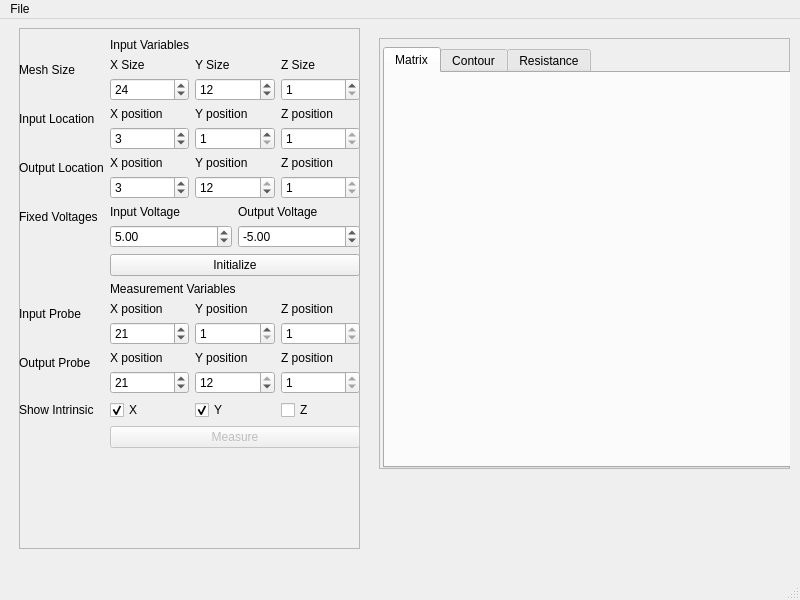
<?xml version="1.0" encoding="UTF-8"?>
<ui version="4.0">
 <class>MainWindow</class>
 <widget class="QMainWindow" name="MainWindow">
  <property name="geometry">
   <rect>
    <x>0</x>
    <y>0</y>
    <width>800</width>
    <height>600</height>
   </rect>
  </property>
  <property name="windowTitle">
   <string>MainWindow</string>
  </property>
  <widget class="QWidget" name="centralwidget">
   <widget class="QFrame" name="InputFrame">
    <property name="geometry">
     <rect>
      <x>19</x>
      <y>9</y>
      <width>341</width>
      <height>521</height>
     </rect>
    </property>
    <property name="frameShape">
     <enum>QFrame::StyledPanel</enum>
    </property>
    <property name="frameShadow">
     <enum>QFrame::Raised</enum>
    </property>
    <widget class="QWidget" name="formLayoutWidget">
     <property name="geometry">
      <rect>
       <x>0</x>
       <y>10</y>
       <width>341</width>
       <height>529</height>
      </rect>
     </property>
     <layout class="QFormLayout" name="formLayout">
      <item row="1" column="1">
       <widget class="QLabel" name="label_2">
        <property name="text">
         <string>Input Variables</string>
        </property>
       </widget>
      </item>
      <item row="2" column="0">
       <widget class="QLabel" name="MeshSizeLabel">
        <property name="text">
         <string>Mesh Size</string>
        </property>
       </widget>
      </item>
      <item row="2" column="1">
       <layout class="QVBoxLayout" name="verticalLayout_4">
        <item>
         <layout class="QHBoxLayout" name="horizontalLayout_8">
          <item>
           <widget class="QLabel" name="label_14">
            <property name="text">
             <string>X Size</string>
            </property>
           </widget>
          </item>
          <item>
           <widget class="QLabel" name="label_15">
            <property name="text">
             <string>Y Size</string>
            </property>
           </widget>
          </item>
          <item>
           <widget class="QLabel" name="label_16">
            <property name="text">
             <string>Z Size</string>
            </property>
           </widget>
          </item>
         </layout>
        </item>
        <item>
         <layout class="QHBoxLayout" name="horizontalLayout_9">
          <item>
           <widget class="QSpinBox" name="NxBox">
            <property name="minimum">
             <number>1</number>
            </property>
            <property name="value">
             <number>24</number>
            </property>
           </widget>
          </item>
          <item>
           <widget class="QSpinBox" name="NyBox">
            <property name="minimum">
             <number>1</number>
            </property>
            <property name="value">
             <number>12</number>
            </property>
           </widget>
          </item>
          <item>
           <widget class="QSpinBox" name="NzBox">
            <property name="minimum">
             <number>1</number>
            </property>
           </widget>
          </item>
         </layout>
        </item>
       </layout>
      </item>
      <item row="3" column="0">
       <widget class="QLabel" name="InputLocationLabel">
        <property name="text">
         <string>Input Location</string>
        </property>
       </widget>
      </item>
      <item row="3" column="1">
       <layout class="QVBoxLayout" name="verticalLayout">
        <item>
         <layout class="QHBoxLayout" name="horizontalLayout_3">
          <item>
           <widget class="QLabel" name="label_5">
            <property name="text">
             <string>X position</string>
            </property>
           </widget>
          </item>
          <item>
           <widget class="QLabel" name="label_7">
            <property name="text">
             <string>Y position</string>
            </property>
           </widget>
          </item>
          <item>
           <widget class="QLabel" name="label_6">
            <property name="text">
             <string>Z position</string>
            </property>
           </widget>
          </item>
         </layout>
        </item>
        <item>
         <layout class="QHBoxLayout" name="horizontalLayout_2">
          <item>
           <widget class="QSpinBox" name="IxBox">
            <property name="minimum">
             <number>1</number>
            </property>
            <property name="maximum">
             <number>24</number>
            </property>
            <property name="value">
             <number>3</number>
            </property>
           </widget>
          </item>
          <item>
           <widget class="QSpinBox" name="IyBox">
            <property name="minimum">
             <number>1</number>
            </property>
            <property name="maximum">
             <number>12</number>
            </property>
           </widget>
          </item>
          <item>
           <widget class="QSpinBox" name="IzBox">
            <property name="minimum">
             <number>1</number>
            </property>
            <property name="maximum">
             <number>1</number>
            </property>
           </widget>
          </item>
         </layout>
        </item>
       </layout>
      </item>
      <item row="4" column="0">
       <widget class="QLabel" name="OutputLocationLabel">
        <property name="text">
         <string>Output Location</string>
        </property>
       </widget>
      </item>
      <item row="4" column="1">
       <layout class="QVBoxLayout" name="verticalLayout_3">
        <item>
         <layout class="QHBoxLayout" name="horizontalLayout_6">
          <item>
           <widget class="QLabel" name="label_11">
            <property name="text">
             <string>X position</string>
            </property>
           </widget>
          </item>
          <item>
           <widget class="QLabel" name="label_12">
            <property name="text">
             <string>Y position</string>
            </property>
           </widget>
          </item>
          <item>
           <widget class="QLabel" name="label_13">
            <property name="text">
             <string>Z position</string>
            </property>
           </widget>
          </item>
         </layout>
        </item>
        <item>
         <layout class="QHBoxLayout" name="horizontalLayout_7">
          <item>
           <widget class="QSpinBox" name="OxBox">
            <property name="minimum">
             <number>1</number>
            </property>
            <property name="maximum">
             <number>24</number>
            </property>
            <property name="value">
             <number>3</number>
            </property>
           </widget>
          </item>
          <item>
           <widget class="QSpinBox" name="OyBox">
            <property name="minimum">
             <number>1</number>
            </property>
            <property name="maximum">
             <number>12</number>
            </property>
            <property name="value">
             <number>12</number>
            </property>
           </widget>
          </item>
          <item>
           <widget class="QSpinBox" name="OzBox">
            <property name="minimum">
             <number>1</number>
            </property>
            <property name="maximum">
             <number>1</number>
            </property>
           </widget>
          </item>
         </layout>
        </item>
       </layout>
      </item>
      <item row="5" column="0">
       <widget class="QLabel" name="FixedVLabel">
        <property name="text">
         <string>Fixed Voltages</string>
        </property>
       </widget>
      </item>
      <item row="5" column="1">
       <layout class="QVBoxLayout" name="verticalLayout_5">
        <item>
         <layout class="QHBoxLayout" name="horizontalLayout_10">
          <item>
           <widget class="QLabel" name="InputVLabel">
            <property name="text">
             <string>Input Voltage</string>
            </property>
           </widget>
          </item>
          <item>
           <widget class="QLabel" name="OutputVLabel">
            <property name="text">
             <string>Output Voltage</string>
            </property>
           </widget>
          </item>
         </layout>
        </item>
        <item>
         <layout class="QHBoxLayout" name="horizontalLayout_11">
          <item>
           <widget class="QDoubleSpinBox" name="IvBox">
            <property name="minimum">
             <double>-100.000000000000000</double>
            </property>
            <property name="maximum">
             <double>100.000000000000000</double>
            </property>
            <property name="value">
             <double>5.000000000000000</double>
            </property>
           </widget>
          </item>
          <item>
           <widget class="QDoubleSpinBox" name="OvBox">
            <property name="minimum">
             <double>-100.000000000000000</double>
            </property>
            <property name="maximum">
             <double>100.000000000000000</double>
            </property>
            <property name="value">
             <double>-5.000000000000000</double>
            </property>
           </widget>
          </item>
         </layout>
        </item>
       </layout>
      </item>
      <item row="6" column="1">
       <widget class="QPushButton" name="IntializeButton">
        <property name="text">
         <string>Initialize</string>
        </property>
       </widget>
      </item>
      <item row="7" column="1">
       <widget class="QLabel" name="label_3">
        <property name="text">
         <string>Measurement Variables</string>
        </property>
       </widget>
      </item>
      <item row="8" column="0">
       <widget class="QLabel" name="InputProbeLabel">
        <property name="text">
         <string>Input Probe</string>
        </property>
       </widget>
      </item>
      <item row="8" column="1">
       <layout class="QVBoxLayout" name="verticalLayout_9">
        <item>
         <layout class="QHBoxLayout" name="horizontalLayout_12">
          <item>
           <widget class="QLabel" name="label_17">
            <property name="text">
             <string>X position</string>
            </property>
           </widget>
          </item>
          <item>
           <widget class="QLabel" name="label_18">
            <property name="text">
             <string>Y position</string>
            </property>
           </widget>
          </item>
          <item>
           <widget class="QLabel" name="label_19">
            <property name="text">
             <string>Z position</string>
            </property>
           </widget>
          </item>
         </layout>
        </item>
        <item>
         <layout class="QHBoxLayout" name="horizontalLayout_13">
          <item>
           <widget class="QSpinBox" name="IPxBox">
            <property name="minimum">
             <number>1</number>
            </property>
            <property name="maximum">
             <number>24</number>
            </property>
            <property name="value">
             <number>21</number>
            </property>
           </widget>
          </item>
          <item>
           <widget class="QSpinBox" name="IPyBox">
            <property name="minimum">
             <number>1</number>
            </property>
            <property name="maximum">
             <number>12</number>
            </property>
           </widget>
          </item>
          <item>
           <widget class="QSpinBox" name="IPzBox">
            <property name="minimum">
             <number>1</number>
            </property>
            <property name="maximum">
             <number>1</number>
            </property>
           </widget>
          </item>
         </layout>
        </item>
       </layout>
      </item>
      <item row="9" column="0">
       <widget class="QLabel" name="OutputProbeLabel">
        <property name="text">
         <string>Output Probe</string>
        </property>
       </widget>
      </item>
      <item row="9" column="1">
       <layout class="QVBoxLayout" name="verticalLayout_10">
        <item>
         <layout class="QHBoxLayout" name="horizontalLayout_14">
          <item>
           <widget class="QLabel" name="label_20">
            <property name="text">
             <string>X position</string>
            </property>
           </widget>
          </item>
          <item>
           <widget class="QLabel" name="label_21">
            <property name="text">
             <string>Y position</string>
            </property>
           </widget>
          </item>
          <item>
           <widget class="QLabel" name="label_22">
            <property name="text">
             <string>Z position</string>
            </property>
           </widget>
          </item>
         </layout>
        </item>
        <item>
         <layout class="QHBoxLayout" name="horizontalLayout_15">
          <item>
           <widget class="QSpinBox" name="OPxBox">
            <property name="minimum">
             <number>1</number>
            </property>
            <property name="maximum">
             <number>24</number>
            </property>
            <property name="value">
             <number>21</number>
            </property>
           </widget>
          </item>
          <item>
           <widget class="QSpinBox" name="OPyBox">
            <property name="minimum">
             <number>1</number>
            </property>
            <property name="maximum">
             <number>12</number>
            </property>
            <property name="value">
             <number>12</number>
            </property>
           </widget>
          </item>
          <item>
           <widget class="QSpinBox" name="OPzBox">
            <property name="minimum">
             <number>1</number>
            </property>
            <property name="maximum">
             <number>1</number>
            </property>
           </widget>
          </item>
         </layout>
        </item>
       </layout>
      </item>
      <item row="11" column="1">
       <widget class="QPushButton" name="MeasureButton">
        <property name="enabled">
         <bool>false</bool>
        </property>
        <property name="text">
         <string>Measure</string>
        </property>
       </widget>
      </item>
      <item row="10" column="1">
       <layout class="QHBoxLayout" name="horizontalLayout_16">
        <item>
         <widget class="QCheckBox" name="CheckX">
          <property name="text">
           <string>X</string>
          </property>
          <property name="checked">
           <bool>true</bool>
          </property>
         </widget>
        </item>
        <item>
         <widget class="QCheckBox" name="CheckY">
          <property name="text">
           <string>Y</string>
          </property>
          <property name="checked">
           <bool>true</bool>
          </property>
         </widget>
        </item>
        <item>
         <widget class="QCheckBox" name="CheckZ">
          <property name="text">
           <string>Z</string>
          </property>
          <property name="checked">
           <bool>false</bool>
          </property>
         </widget>
        </item>
       </layout>
      </item>
      <item row="10" column="0">
       <widget class="QLabel" name="label">
        <property name="text">
         <string>Show Intrinsic</string>
        </property>
       </widget>
      </item>
     </layout>
    </widget>
   </widget>
   <widget class="QFrame" name="OutputFrame">
    <property name="geometry">
     <rect>
      <x>379</x>
      <y>19</y>
      <width>411</width>
      <height>431</height>
     </rect>
    </property>
    <property name="frameShape">
     <enum>QFrame::StyledPanel</enum>
    </property>
    <property name="frameShadow">
     <enum>QFrame::Raised</enum>
    </property>
    <widget class="QTabWidget" name="TabWidget">
     <property name="geometry">
      <rect>
       <x>4</x>
       <y>9</y>
       <width>411</width>
       <height>421</height>
      </rect>
     </property>
     <property name="toolTip">
      <string>&lt;html&gt;&lt;head/&gt;&lt;body&gt;&lt;p&gt;Matrix&lt;/p&gt;&lt;/body&gt;&lt;/html&gt;</string>
     </property>
     <property name="currentIndex">
      <number>0</number>
     </property>
     <widget class="QWidget" name="MatrixTab">
      <attribute name="title">
       <string>Matrix</string>
      </attribute>
      <widget class="QWidget" name="verticalLayoutWidget_2">
       <property name="geometry">
        <rect>
         <x>10</x>
         <y>10</y>
         <width>391</width>
         <height>381</height>
        </rect>
       </property>
       <layout class="QVBoxLayout" name="MatrixLayout"/>
      </widget>
     </widget>
     <widget class="QWidget" name="ContourTab">
      <attribute name="title">
       <string>Contour</string>
      </attribute>
      <widget class="QWidget" name="verticalLayoutWidget">
       <property name="geometry">
        <rect>
         <x>9</x>
         <y>9</y>
         <width>391</width>
         <height>381</height>
        </rect>
       </property>
       <layout class="QVBoxLayout" name="ContourLayout"/>
      </widget>
     </widget>
     <widget class="QWidget" name="ResistanceTab">
      <attribute name="title">
       <string>Resistance</string>
      </attribute>
      <widget class="QWidget" name="verticalLayoutWidget_3">
       <property name="geometry">
        <rect>
         <x>9</x>
         <y>9</y>
         <width>391</width>
         <height>381</height>
        </rect>
       </property>
       <layout class="QVBoxLayout" name="ResistanceLayout"/>
      </widget>
     </widget>
    </widget>
   </widget>
  </widget>
  <widget class="QMenuBar" name="menubar">
   <property name="geometry">
    <rect>
     <x>0</x>
     <y>0</y>
     <width>800</width>
     <height>26</height>
    </rect>
   </property>
   <widget class="QMenu" name="menuSetup">
    <property name="title">
     <string>File</string>
    </property>
    <addaction name="actionNew"/>
    <addaction name="actionOpen"/>
    <addaction name="actionSave"/>
   </widget>
   <addaction name="menuSetup"/>
  </widget>
  <widget class="QStatusBar" name="statusbar"/>
  <action name="actionNew">
   <property name="text">
    <string>New</string>
   </property>
  </action>
  <action name="actionOpen">
   <property name="text">
    <string>Open</string>
   </property>
  </action>
  <action name="actionSave">
   <property name="text">
    <string>Save</string>
   </property>
  </action>
 </widget>
 <resources/>
 <connections/>
</ui>
